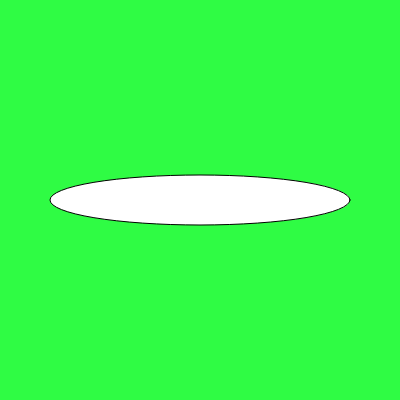
Frame 1 (no input)
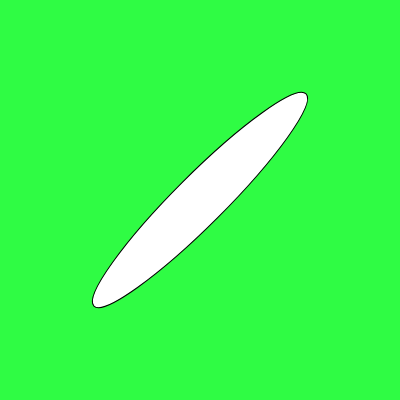
Frame 60 (no input)
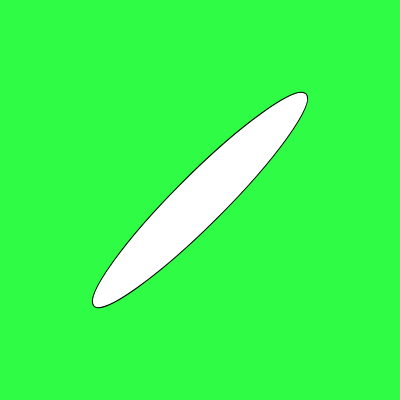
Frame 120 (the mouse pressed at the canvas centre since frame 60)

The p5.js sketch that drew these frames (run headless with seeded random() and noise() and a simulated clock; from frame 60 on, the mouse is pressed at the canvas centre):

// p5.js sketch
// ── sketch.js
function setup() {
    createCanvas( 400, 400 );
}

angle = 0;
function draw() {
    background( 'rgb(47, 252, 68)' );

    translate( width*0.5, height*0.5 );
    rotate( radians(angle) );
    ellipse( 0, 0, 300, 50 );

    // update angle position
    angle = angle + 45;
}
